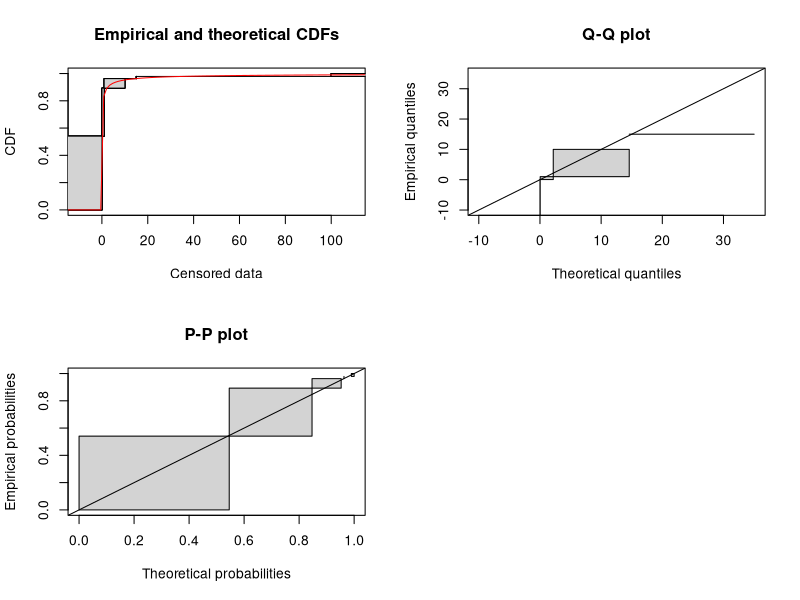
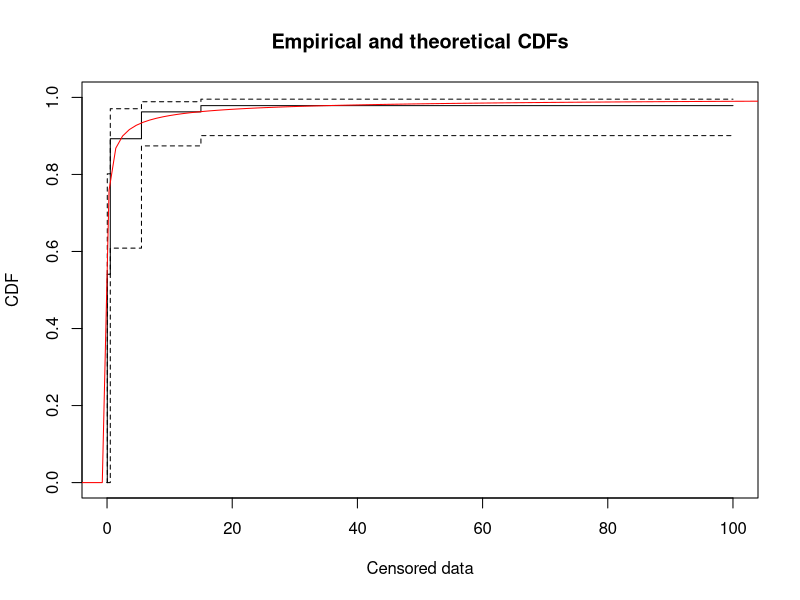
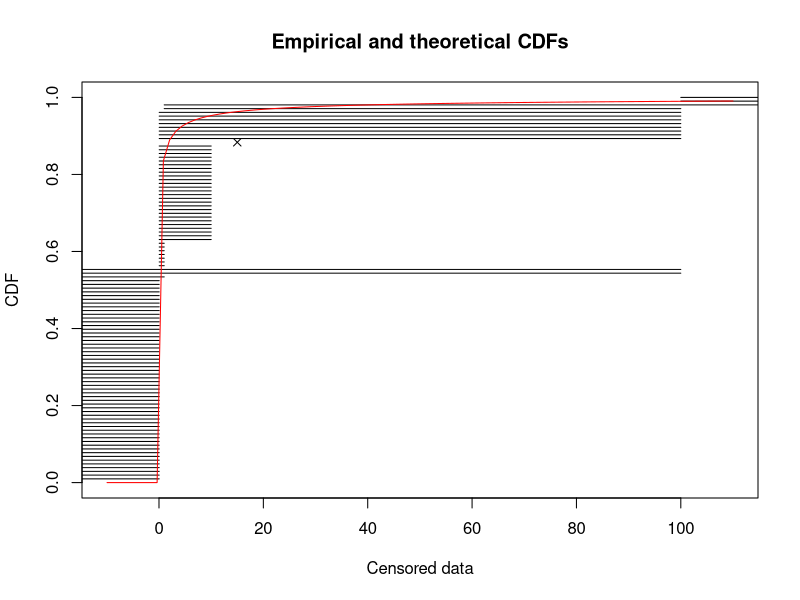
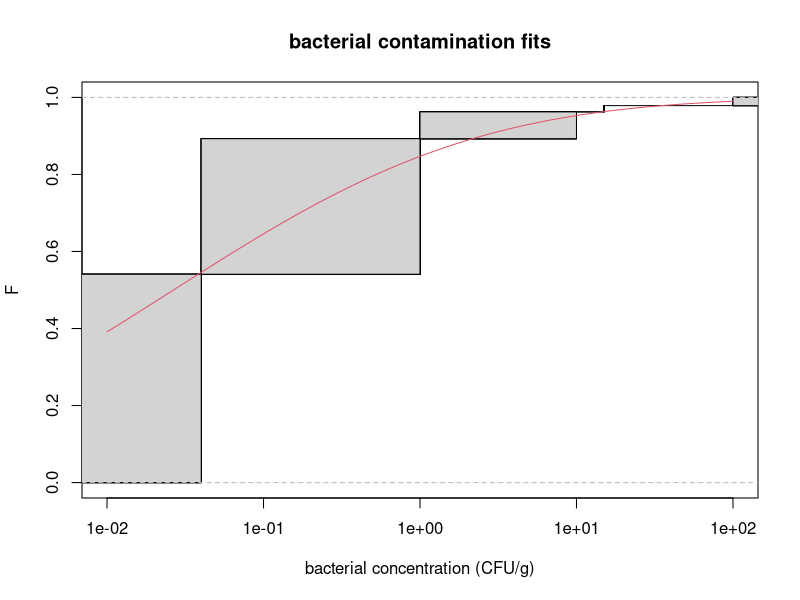
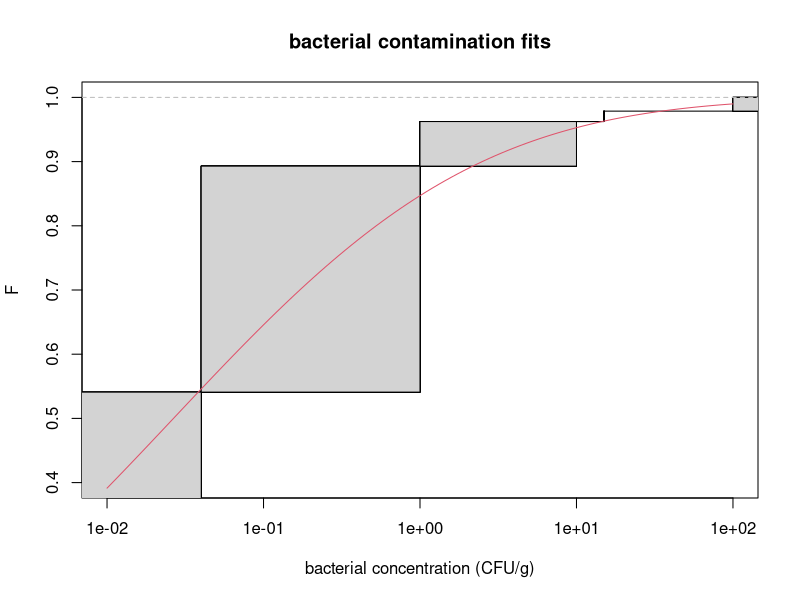
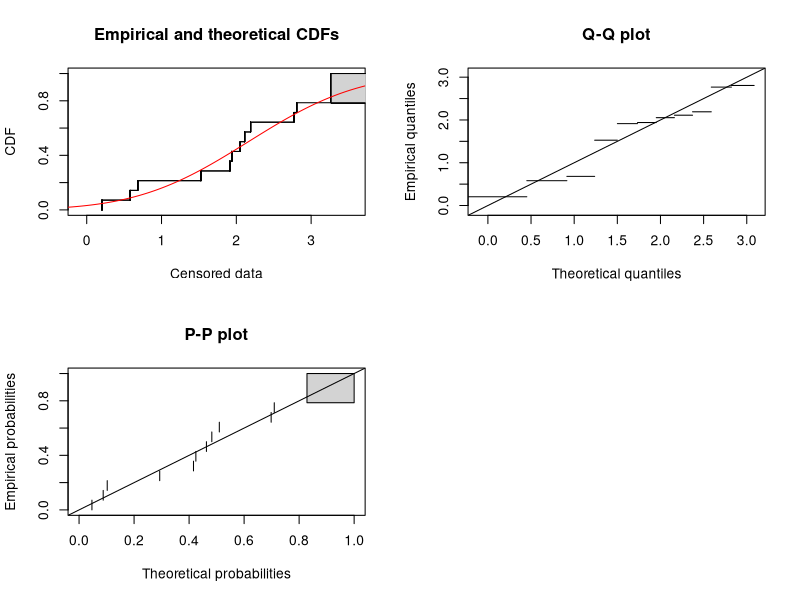

R code for these plots, in order: (Note: this script raises an error after producing the figures.)
library(fitdistrplus)


### Name: fitdistcens
### Title: Fitting of univariate distributions to censored data
### Aliases: fitdistcens plot.fitdistcens print.fitdistcens
###   summary.fitdistcens logLik.fitdistcens vcov.fitdistcens
###   coef.fitdistcens
### Keywords: distribution

### ** Examples

# (1) Fit of a lognormal distribution to bacterial contamination data
#
data(smokedfish)
fitsf  <-  fitdistcens(smokedfish,"lnorm")
summary(fitsf)
# default plot using the Wang technique (see ?plotdiscens for details)
plot(fitsf)
# plot using the Turnbull algorithm (see ?plotdiscens for details)
# with confidence intervals for the empirical distribution
plot(fitsf, NPMLE = TRUE, NPMLE.method = "Turnbull", Turnbull.confint = TRUE)
# basic plot using intervals and points (see ?plotdiscens for details)
plot(fitsf, NPMLE = FALSE)
# plot of the same fit using the Turnbull algorithm in logscale
cdfcompcens(fitsf,main="bacterial contamination fits",
    xlab="bacterial concentration (CFU/g)",ylab="F",
    addlegend = FALSE,lines01 = TRUE, xlogscale = TRUE, xlim = c(1e-2,1e2))
# zoom on large values of F
cdfcompcens(fitsf,main="bacterial contamination fits",
    xlab="bacterial concentration (CFU/g)",ylab="F",
    addlegend = FALSE,lines01 = TRUE, xlogscale = TRUE, 
    xlim = c(1e-2,1e2),ylim=c(0.4,1))

# (2) Fit of a normal distribution on acute toxicity values 
# of fluazinam (in decimal logarithm) for
# macroinvertebrates and zooplancton, using maximum likelihood estimation
# to estimate what is called a species sensitivity distribution 
# (SSD) in ecotoxicology
#

data(fluazinam)
log10EC50 <-log10(fluazinam)
fln <- fitdistcens(log10EC50,"norm")
fln
summary(fln)
plot(fln)

# (3) defining your own distribution functions, here for the Gumbel distribution
# for other distributions, see the CRAN task view dedicated to 
# probability distributions
#

dgumbel  <-  function(x,a,b) 1/b*exp((a-x)/b)*exp(-exp((a-x)/b))
pgumbel  <-  function(q,a,b) exp(-exp((a-q)/b))
qgumbel  <-  function(p,a,b) a-b*log(-log(p))
fg <- fitdistcens(log10EC50,"gumbel",start=list(a=1,b=1))
summary(fg)
plot(fg)

# (4) comparison of fits of various distributions
# 

fll <- fitdistcens(log10EC50,"logis")
summary(fll)

cdfcompcens(list(fln,fll,fg),legendtext=c("normal","logistic","gumbel"),
xlab = "log10(EC50)")

# (5) how to change the optimisation method?
#

fitdistcens(log10EC50,"logis",optim.method="Nelder-Mead")
fitdistcens(log10EC50,"logis",optim.method="BFGS") 
fitdistcens(log10EC50,"logis",optim.method="SANN") 

# (6) custom optimisation function - example with the genetic algorithm
#
## Not run: 
##D 
##D     #wrap genoud function rgenoud package
##D     mygenoud  <-  function(fn, par, ...) 
##D     {
##D         require(rgenoud)
##D         res  <-  genoud(fn, starting.values=par, ...)        
##D         standardres  <-  c(res, convergence=0)
##D             
##D         return(standardres)
##D     }
##D 
##D     # call fitdistcens with a 'custom' optimization function
##D     fit.with.genoud <- fitdistcens(log10EC50,"logis", custom.optim=mygenoud, nvars=2,    
##D         Domains=cbind(c(0,0), c(5, 5)), boundary.enforcement=1, 
##D         print.level=1, hessian=TRUE)
##D 
##D     summary(fit.with.genoud)
## End(Not run)

# (7) estimation of the mean of a normal distribution 
# by maximum likelihood with the standard deviation fixed at 1 using the argument fix.arg
#
flnb <- fitdistcens(log10EC50, "norm", start = list(mean = 1),fix.arg = list(sd = 1))

# (8) Fit of a lognormal distribution on acute toxicity values of fluazinam for
# macroinvertebrates and zooplancton, using maximum likelihood estimation
# to estimate what is called a species sensitivity distribution 
# (SSD) in ecotoxicology, followed by estimation of the 5 percent quantile value of 
# the fitted distribution (which is called the 5 percent hazardous concentration, HC5,
# in ecotoxicology) and estimation of other quantiles.

data(fluazinam)
log10EC50 <-log10(fluazinam)
fln <- fitdistcens(log10EC50,"norm")

quantile(fln, probs = 0.05)
quantile(fln, probs = c(0.05, 0.1, 0.2))

# (9) Fit of a lognormal distribution on 72-hour acute salinity tolerance (LC50 values)
# of riverine macro-invertebrates using maximum likelihood estimation

data(salinity)
log10LC50 <-log10(salinity)
fln <- fitdistcens(log10LC50,"norm")
plot(fln)
